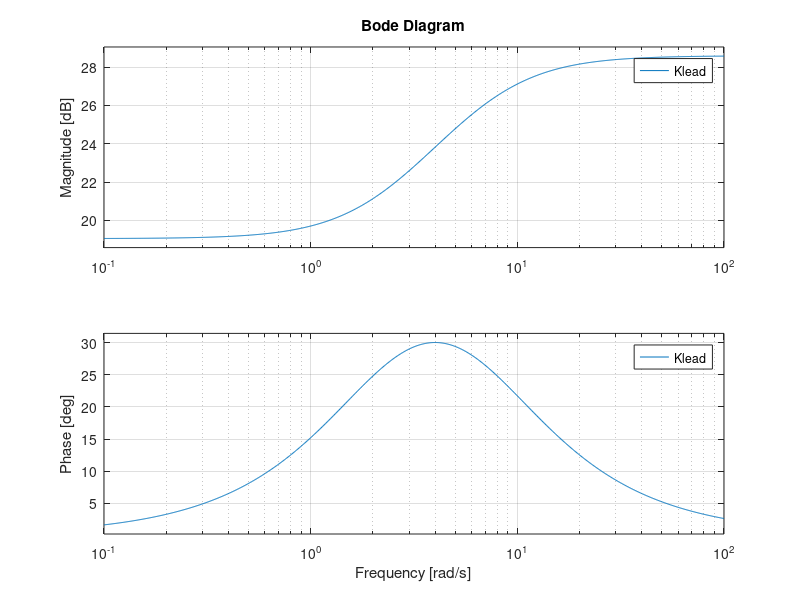

Write the MATLAB code that produced this figure.
s=tf('s');

G=1/(s^2+s+1);
[numG,denG]=tfdata(G,'vec');

%Lead design
wgc=4; % new wgc (approx)
phase_lead_max=30*pi/180; %max phase lead @ wgc

poz=tan((phase_lead_max+pi/2)/2)^2; %lead ratio
pz=wgc^2;
z=1/sqrt(poz/wgc^2);
p=sqrt(poz*wgc^2);

[magG,phG]=bode(G,wgc); %@wgc

klead=1/magG/sqrt(poz);
Klead=klead*(s/z+1)/(s/p+1)
figure(1); bode(Klead);
